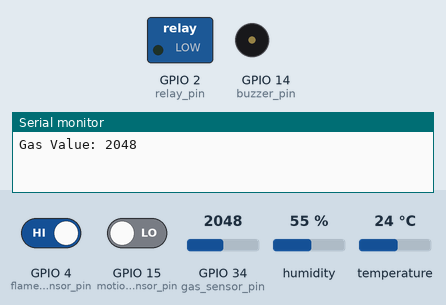
This sketch was run on a simulated ESP32. Shown: switched loads named in the sketch (green lamp = pin HIGH), buzzer (waves = sounding), the last lines printed to the serial monitor. The inputs (shaded band) are chosen by the test bench; at power-on: GPIO 34 (gas_sensor_pin) = 2048, GPIO 4 (flame_sensor_pin) HIGH, GPIO 15 (motion_sensor_pin) LOW, humidity 55 %, temperature 24 °C. WiFi joins after 1.5 s; servers stay silent unless stated.

Above: at 3.0 s.
3.1 s: GPIO 34 (gas_sensor_pin) set to 3736
11.5 s: GPIO 34 (gas_sensor_pin) set to 3852
At 19.0 s:
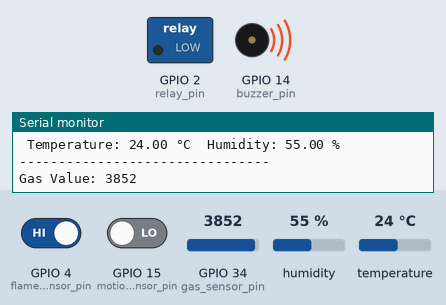
19.5 s: GPIO 4 (flame_sensor_pin) driven LOW
At 21.7 s:
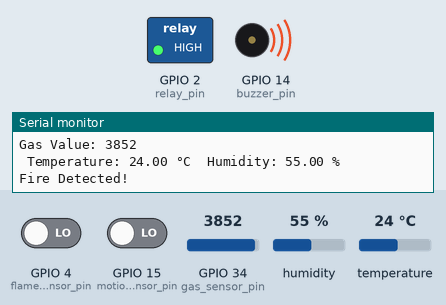
25.5 s: GPIO 4 (flame_sensor_pin) driven HIGH
At 30.0 s:
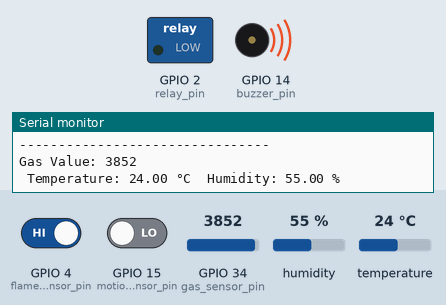
Timing chart, 0 to 31.5 s (numbered marks = the images above; inputs shaded):
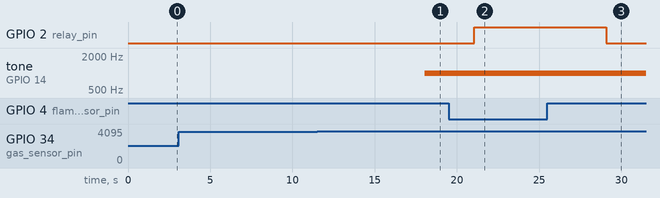

The sketch:

Smart_Home_Automation.ino.ino
```cpp
// ============================================================
// Smart Home Security System — ESP32 + Blynk IoT
// Sensors: PIR | Flame | DHT22 | MQ2 Gas | Relay | Buzzer
// ============================================================

// ---------- Blynk Credentials ----------
#define BLYNK_TEMPLATE_ID "TMPL36LrGS5-h"
#define BLYNK_TEMPLATE_NAME "Smart Home Automation"
#define BLYNK_AUTH_TOKEN "-3zyxrS6rH8aQFogzFHuYodW-1nr4Zeh"

#define BLYNK_PRINT Serial

// ---------- Libraries ----------
#include <WiFi.h>
#include <WiFiClient.h>
#include <BlynkSimpleEsp32.h>
#include <DHTesp.h>

// ---------- WiFi ----------
char auth[] = BLYNK_AUTH_TOKEN;
char ssid[] = "Wokwi-GUEST";
char pass[] = "";

// ---------- Blynk Timer ----------
BlynkTimer timer;

// ---------- Pin Definitions ----------
#define DHTPIN 27

const int motion_sensor_pin = 15;
const int flame_sensor_pin  = 4;
const int gas_sensor_pin    = 34;
const int relay_pin         = 2;
const int buzzer_pin        = 14;

// ---------- Virtual Pins ----------
#define gas_sensor_vpin         V1
#define flame_sensor_vpin       V3
#define motion_sensor_vpin      V4
#define temperature_sensor_vpin V5
#define humidity_sensor_vpin    V6
#define relay_vpin              V7

// ---------- DHT ----------
DHTesp dht;

// ---------- Alert Flags ----------
bool gasAlertSent = false;
bool tempAlertSent = false;
bool motionAlertSent = false;
bool flameAlertSent = false;

// ============================================================
// BLYNK CONNECTED
// ============================================================
BLYNK_CONNECTED()
{
  Blynk.syncAll();
}

// ============================================================
// READ ALL SENSORS
// ============================================================
void readSensors()
{
  bool alarm = false;

  // ========================================================
  // GAS SENSOR
  // ========================================================
  int gasValue = analogRead(gas_sensor_pin);

  Blynk.virtualWrite(gas_sensor_vpin, gasValue);

  Serial.print("Gas Value: ");
  Serial.println(gasValue);

  if (gasValue > 3800)
  {
    alarm = true;

    if (!gasAlertSent)
    {
      Serial.println("Gas Leakage Detected!");

      Blynk.logEvent(
        "warning_message",
        "Gas Leakage Detected!"
      );

      gasAlertSent = true;
    }
  }
  else
  {
    gasAlertSent = false;
  }
  delay(1000);
  // ========================================================
  // TEMPERATURE & HUMIDITY
  // ========================================================
  TempAndHumidity data = dht.getTempAndHumidity();

  float temperature = data.temperature;
  float humidity = data.humidity;

  Blynk.virtualWrite(temperature_sensor_vpin, temperature);
  Blynk.virtualWrite(humidity_sensor_vpin, humidity);

  Serial.print(" Temperature: ");
  Serial.print(temperature);

  Serial.print(" °C  Humidity: ");
  Serial.print(humidity);
  Serial.println(" %");

  if (temperature > 50)
  {
    alarm = true;

    if (!tempAlertSent)
    {
      Serial.println("Over Temperature Detected!");

      Blynk.logEvent(
        "warning_message",
        "Over Temperature Detected!"
      );

      tempAlertSent = true;
    }
  }
  else
  {
    tempAlertSent = false;
  }
  delay(1000);
  // ========================================================
  // PIR MOTION SENSOR
  // ========================================================
int motion = digitalRead(motion_sensor_pin);

Blynk.virtualWrite(motion_sensor_vpin, motion);

if (motion == HIGH)
{
    alarm = true;   // <-- ADD THIS

    if (!motionAlertSent)
    {
        Serial.println("Motion Detected!");

        Blynk.logEvent(
            "warning_message",
            "Motion Detected!"
        );

        motionAlertSent = true;
    }
}
else
{
    motionAlertSent = false;
}
delay(1000);
  // ========================================================
  // FLAME SENSOR
  // ========================================================

  int flameState = digitalRead(flame_sensor_pin);

  bool flameDetected = (flameState == LOW);

  Blynk.virtualWrite(flame_sensor_vpin, flameDetected);

  if (flameDetected)
  {
    alarm = true;

    digitalWrite(relay_pin, HIGH);
    Blynk.virtualWrite(relay_vpin, 1);

    if (!flameAlertSent)
    {
      Serial.println("Fire Detected!");

      Blynk.logEvent(
        "warning_message",
        "Fire Detected!"
      );

      flameAlertSent = true;
    }
  }
  else
  {
    digitalWrite(relay_pin, LOW);
    Blynk.virtualWrite(relay_vpin, 0);

    flameAlertSent = false;
  }
delay(1000);
  // ========================================================
  // CONTINUOUS BUZZER LOGIC
  // ========================================================

  if (alarm)
  {
    tone(buzzer_pin, 1000);   // Continuous sound
  }
  else
  {
    noTone(buzzer_pin);       // Stop sound
  }

  Serial.println("--------------------------------");
}

// ============================================================
// SETUP
// ============================================================
void setup()
{
  Serial.begin(115200);

  pinMode(motion_sensor_pin, INPUT);
  pinMode(flame_sensor_pin, INPUT);

  pinMode(relay_pin, OUTPUT);
  pinMode(buzzer_pin, OUTPUT);

  digitalWrite(relay_pin, LOW);
  digitalWrite(buzzer_pin, LOW);

  dht.setup(DHTPIN, DHTesp::DHT22);

  Blynk.begin(auth, ssid, pass);

  // Read sensors every second
  timer.setInterval(200L, readSensors);
}

// ============================================================
// LOOP
// ============================================================
void loop()
{
  Blynk.run();
  timer.run();
}
```

Measured:
- the behaviour switches between 3800 and 3801 on GPIO 34 (gas_sensor_pin) (found by bisection; images 0 and 1)
- after the input at 11.5 s, tone on GPIO 14 (buzzer_pin): silent → 1000 Hz after 6.6 s
- after the input at 19.5 s, GPIO 2 (relay_pin): LOW → HIGH after 1.6 s
- after the input at 25.5 s, GPIO 2 (relay_pin): HIGH → LOW after 3.6 s
